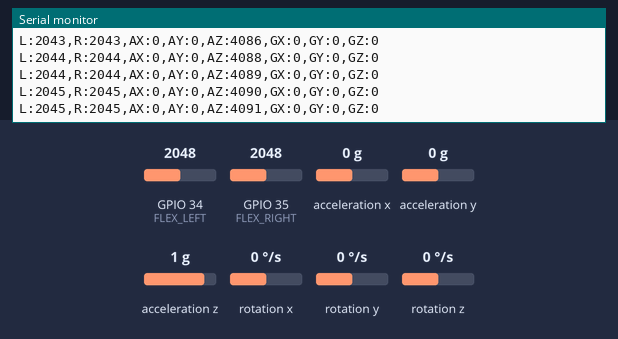
A sketch run on a simulated ESP32. On the bench: the last lines printed to the serial monitor. Wiring (inferred from the names in the program): MPU-6050 motion sensor at I2C address 0x68. The inputs (shaded band) are chosen by the test bench; at power-on: acceleration x 0 g, acceleration z 1 g, GPIO 34 (FLEX_LEFT) = 2048, GPIO 35 (FLEX_RIGHT) = 2048, acceleration y 0 g, rotation x 0 °/s, rotation y 0 °/s, rotation z 0 °/s. Nothing arrives over Bluetooth unless stated; a phone connects over Bluetooth LE 3 s after start.

Above: at 1.9 s.
2.0 s: acceleration x set to -1.4 g
At 3.0 s:
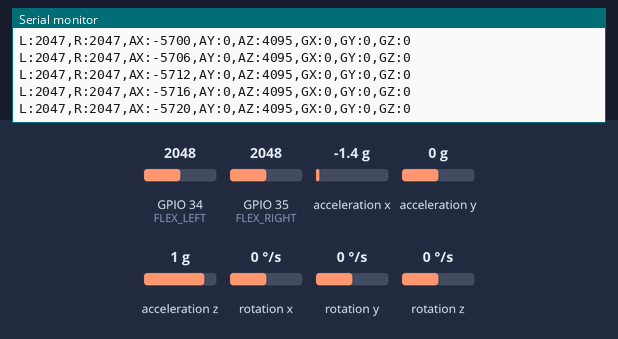
5.0 s: acceleration z set to 0 g
At 5.7 s:
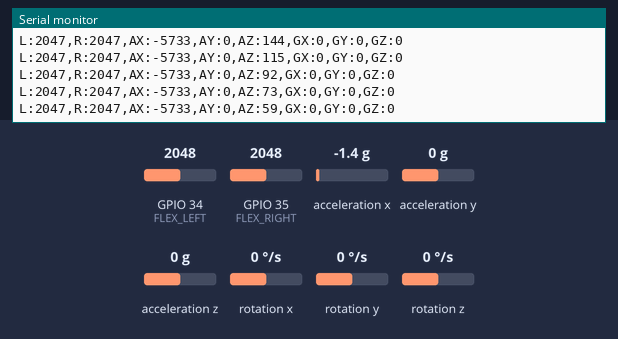
8.0 s: GPIO 34 (FLEX_LEFT) set to 2866
At 8.8 s:
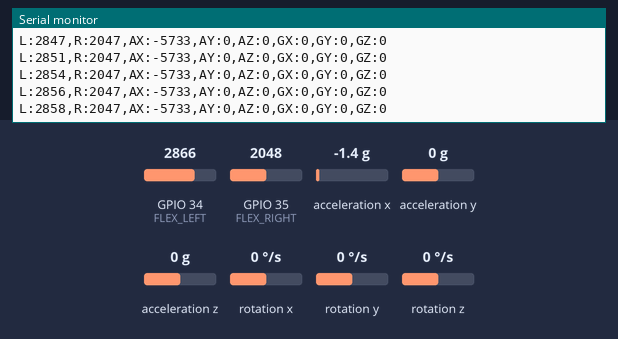
9.5 s: GPIO 35 (FLEX_RIGHT) set to 2866
At 10.6 s:
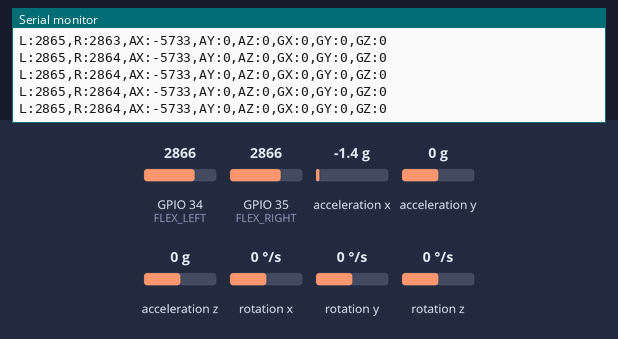
11.0 s: acceleration y set to -1.4 g
At 12.0 s:
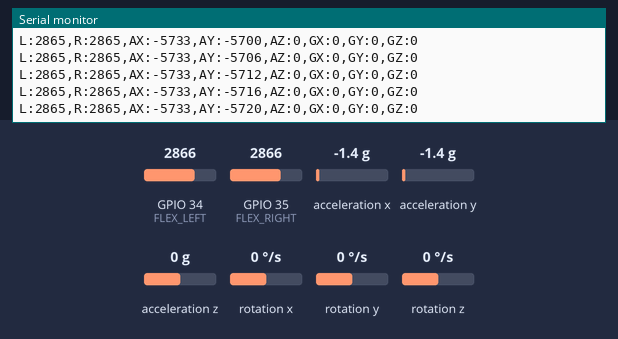
12.5 s: GPIO 34 (FLEX_LEFT) set to 3972
At 13.4 s:
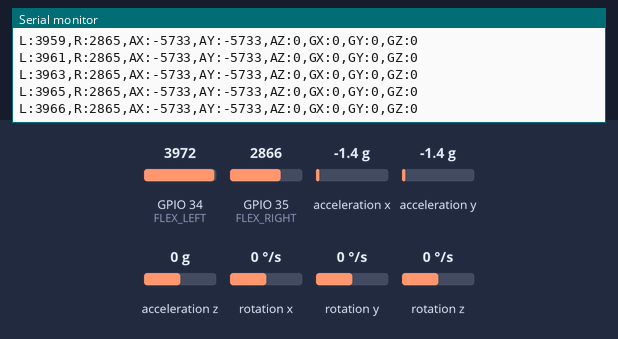
Timing chart, 0 to 15.0 s (numbered marks = the images above; inputs shaded):
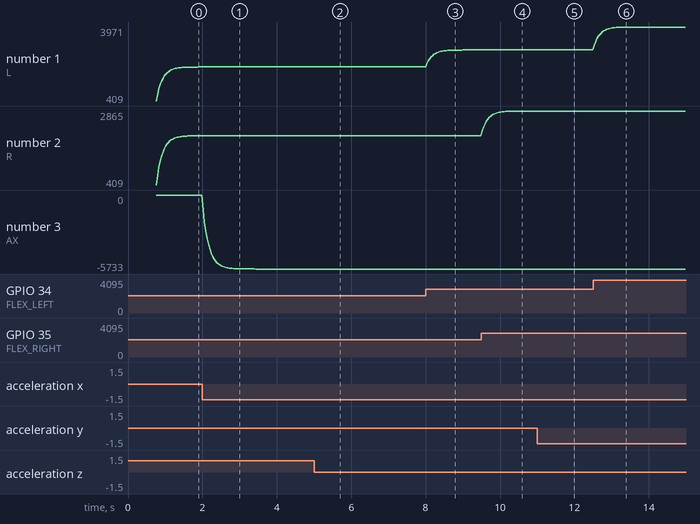

Measured:
- after the input at 2.0 s, the serial monitor: prints a new line at once (image 1)
- after the input at 5.0 s, the serial monitor: prints a new line at once (image 2)
- after the input at 8.0 s, the serial monitor: prints a new line at once (image 3)
- after the input at 9.5 s, the serial monitor: prints a new line at once (image 4)
- after the input at 11.0 s, the serial monitor: prints a new line at once (image 5)
- after the input at 12.5 s, the serial monitor: prints a new line at once (image 6)
- plotted number 1: 2047 → 2865 after the input at 8.0 s, 2865 → 3971 after the input at 12.5 s
- plotted number 3: 0 → -5733 after the input at 2.0 s

The sketch:

smartshirt_capture.ino
```cpp
/*
  SmartShirt ESP32 Firmware
  Sensoren: MPU6050 (I2C) + 2x Flex (ADC)
  Ausgabe:  Serial  +  BLE Notify
*/

#include <Wire.h>
#include <BLEDevice.h>
#include <BLEServer.h>
#include <BLEUtils.h>
#include <BLE2902.h>

// ── Pins ─────────────────────────────────────────────────────────
#define I2C_SDA    18
#define I2C_SCL    22
#define MPU_ADDR   0x68
#define FLEX_LEFT  34
#define FLEX_RIGHT 35

// ── BLE ──────────────────────────────────────────────────────────
#define BLE_NAME     "SmartShirt-ESP32"
#define SVC_UUID     "6e400001-b5a3-f393-e0a9-e50e24dcca9e"
#define TX_CHAR_UUID "6e400003-b5a3-f393-e0a9-e50e24dcca9e"

// ── Sensor Variablen ─────────────────────────────────────────────
int16_t accelX, accelY, accelZ, gyroX, gyroY, gyroZ;
float fL=0, fR=0, fAX=0, fAY=0, fAZ=0, fGX=0, fGY=0, fGZ=0;
const float ALPHA = 0.2f;

// ── BLE ──────────────────────────────────────────────────────────
BLECharacteristic* txChar = nullptr;

class BleCallbacks : public BLEServerCallbacks {
  void onConnect(BLEServer* s) override {
    Serial.println("BLE Client verbunden");
  }
  void onDisconnect(BLEServer* s) override {
    Serial.println("BLE Client getrennt — starte Advertising neu");
    BLEDevice::startAdvertising();
  }
};

// ── MPU Hilfsfunktionen ──────────────────────────────────────────
void mpuWrite(uint8_t reg, uint8_t val) {
  Wire.beginTransmission(MPU_ADDR);
  Wire.write(reg); Wire.write(val);
  Wire.endTransmission();
}

bool mpuRead(uint8_t startReg, uint8_t count, uint8_t* buf) {
  Wire.beginTransmission(MPU_ADDR);
  Wire.write(startReg);
  if (Wire.endTransmission(false) != 0) return false;
  if (Wire.requestFrom(MPU_ADDR, count) != count) return false;
  for (uint8_t i = 0; i < count; i++) buf[i] = Wire.read();
  return true;
}

float lp(float old, float neu) { return old + ALPHA * (neu - old); }

// ── Setup ────────────────────────────────────────────────────────
void setup() {
  Serial.begin(115200);
  delay(500);
  Serial.println("\n=== SmartShirt Boot ===");

  // MPU6050
  Wire.begin(I2C_SDA, I2C_SCL);
  Wire.setClock(100000);
  delay(200);
  mpuWrite(0x6B, 0x00);  // wake up
  delay(50);
  mpuWrite(0x1B, 0x08);  // Gyro ±500°/s
  mpuWrite(0x1C, 0x10);  // Accel ±8g
  Serial.println("MPU6050 bereit");

  // BLE
  BLEDevice::init(BLE_NAME);
  BLEDevice::setMTU(517);
  BLEServer* srv = BLEDevice::createServer();
  srv->setCallbacks(new BleCallbacks());
  BLEService* svc = srv->createService(SVC_UUID);
  txChar = svc->createCharacteristic(TX_CHAR_UUID,
    BLECharacteristic::PROPERTY_NOTIFY | BLECharacteristic::PROPERTY_READ);
  BLE2902* desc = new BLE2902();
  desc->setNotifications(true);
  txChar->addDescriptor(desc);
  svc->start();
  BLEAdvertising* adv = BLEDevice::getAdvertising();
  adv->addServiceUUID(SVC_UUID);
  adv->setScanResponse(true);
  BLEDevice::startAdvertising();
  Serial.println("BLE Advertising gestartet — Name: SmartShirt-ESP32");
  Serial.println("=== Bereit ===\n");
}

// ── Loop ─────────────────────────────────────────────────────────
void loop() {
  uint8_t raw[14];
  if (!mpuRead(0x3B, 14, raw)) { delay(30); return; }

  accelX = (int16_t)((raw[0]<<8)|raw[1]);
  accelY = (int16_t)((raw[2]<<8)|raw[3]);
  accelZ = (int16_t)((raw[4]<<8)|raw[5]);
  gyroX  = (int16_t)((raw[8]<<8)|raw[9]);
  gyroY  = (int16_t)((raw[10]<<8)|raw[11]);
  gyroZ  = (int16_t)((raw[12]<<8)|raw[13]);

  fL  = lp(fL,  analogRead(FLEX_LEFT));
  fR  = lp(fR,  analogRead(FLEX_RIGHT));
  fAX = lp(fAX, accelX); fAY = lp(fAY, accelY); fAZ = lp(fAZ, accelZ);
  fGX = lp(fGX, gyroX);  fGY = lp(fGY, gyroY);  fGZ = lp(fGZ, gyroZ);

  String line = "L:"  + String((int)fL)  +
                ",R:" + String((int)fR)  +
                ",AX:"+ String((int)fAX) +
                ",AY:"+ String((int)fAY) +
                ",AZ:"+ String((int)fAZ) +
                ",GX:"+ String((int)fGX) +
                ",GY:"+ String((int)fGY) +
                ",GZ:"+ String((int)fGZ);

  Serial.println(line);
  if (txChar) { txChar->setValue(line.c_str()); txChar->notify(); }

  delay(35);
}
```
